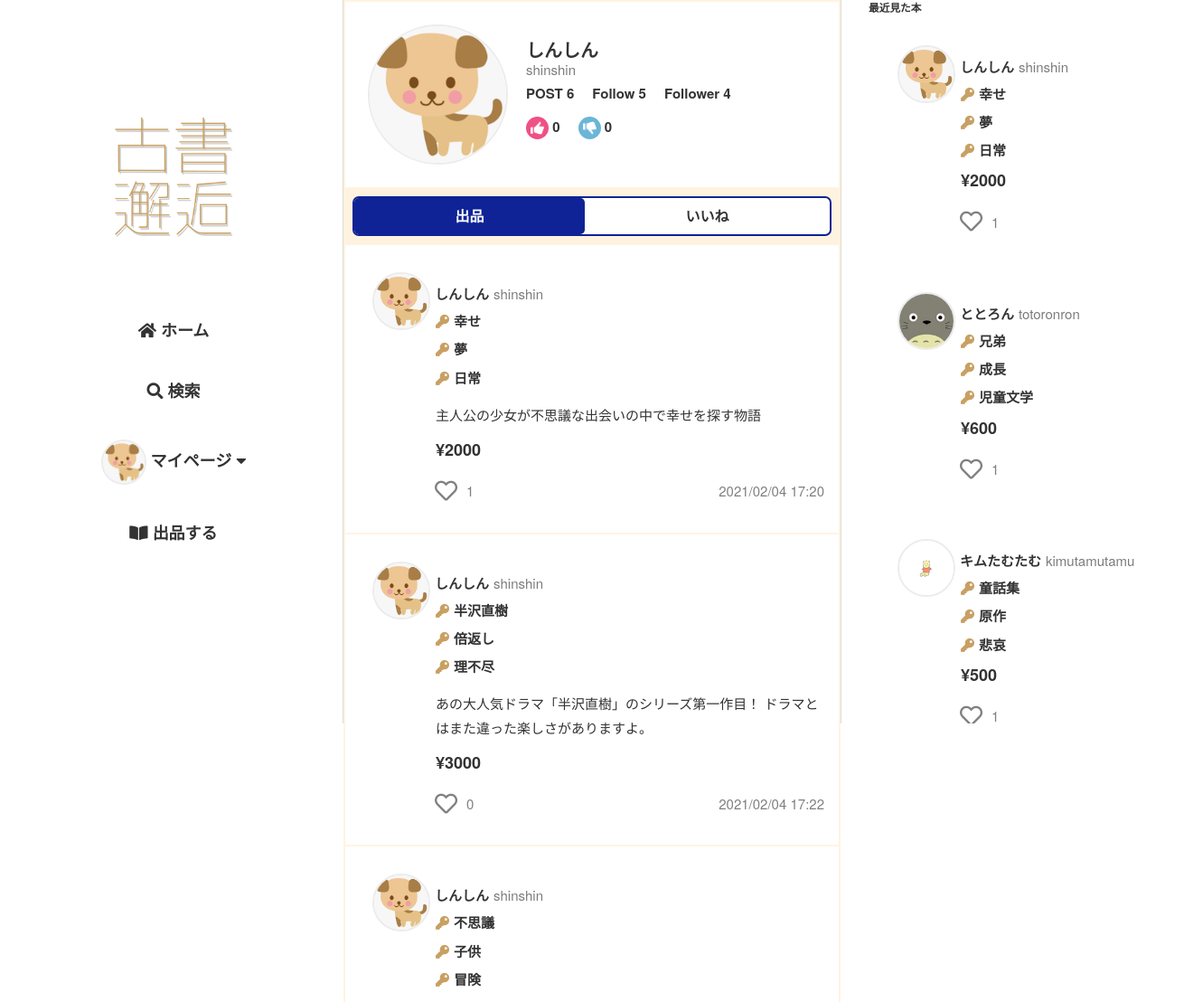
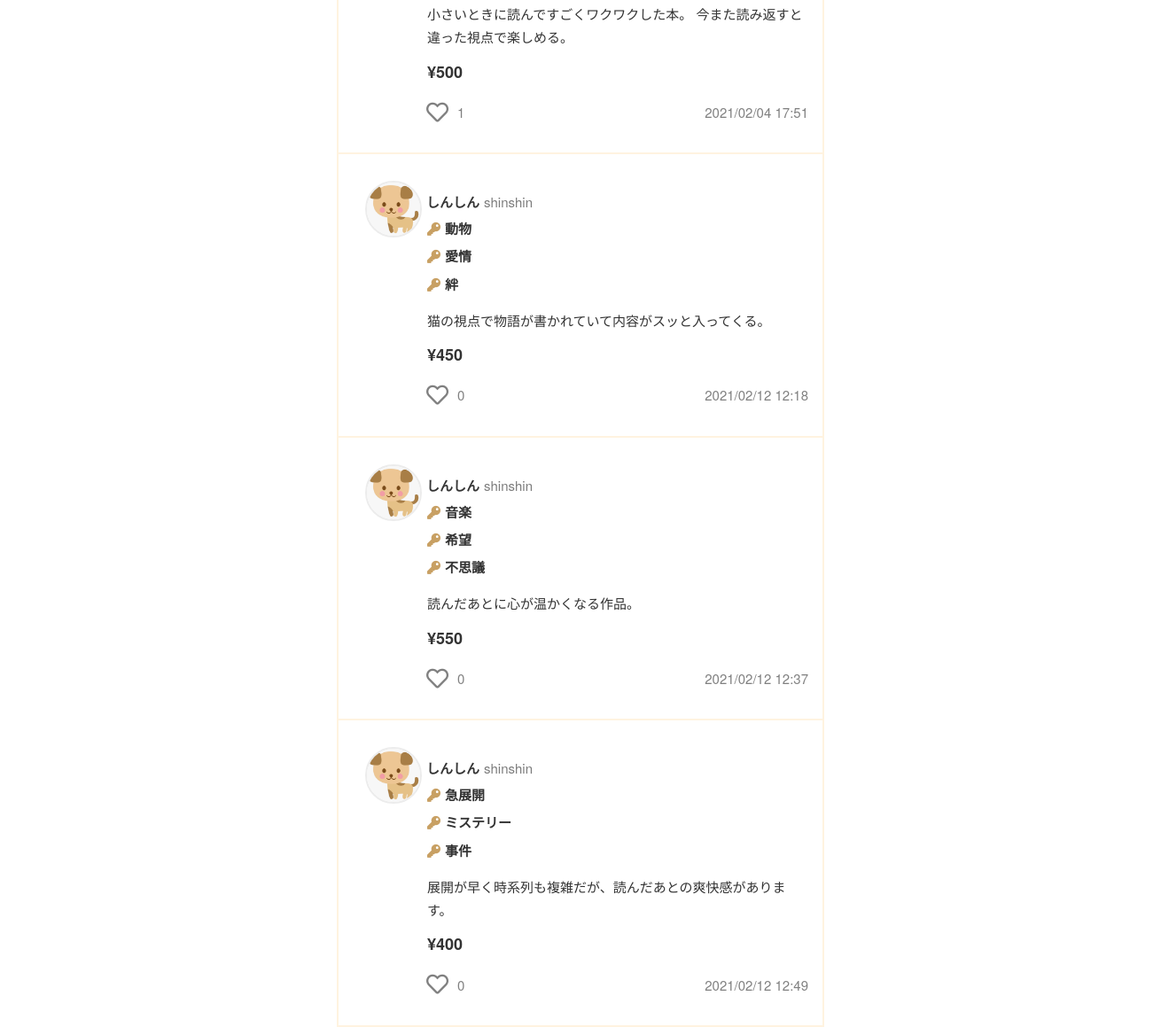
/mypage/ (signed in), run on the app's committed database (2 pictures, top to bottom).
### flmapp/models/user.py (models this page shows, shortened)
class User(UserMixin, db.Model):
    __tablename__ = 'User'
    __table_args__ = (CheckConstraint('update_at >= create_at'),)
    User_id = db.Column(db.Integer, primary_key=True)
    user_code = db.Column(db.String(64), unique=True, index=True, nullable=False)
    username = db.Column(db.String(64), index=True, nullable=False)
    email = db.Column(db.String(64), unique=True, index=True, nullable=False)
    password_hash = db.Column(db.String(128), nullable=False)
    picture_path = db.Column(db.Text, default='default.jpeg', nullable=False)
    prof_comment = db.Column(db.Text)
    default_ShippingAddress_id = db.Column(db.Integer, db.ForeignKey('ShippingAddress.ShippingAddress_id'))
    default_pay_way = db.Column(db.Integer, default=1, nullable=False)
    default_Credit_id = db.Column(db.Integer, db.ForeignKey('Credit.Credit_id'))
    is_active = db.Column(db.Boolean, default=True, nullable=True)
    create_at = db.Column(db.DateTime, default=datetime.now, nullable=False)
    update_at = db.Column(db.DateTime, default=datetime.now, nullable=False)
    def get_id(self):
        return (self.User_id)
    @property
    def password(self):
        raise AttributeError('パスワードは読み取り可能な属性ではありません。')

### flmapp/models/trade.py (models this page shows, shortened)
class Sell(db.Model):
    __tablename__ = 'Sell'
    __table_args__ = (CheckConstraint('update_at >= create_at'),)
    Sell_id = db.Column(db.Integer, primary_key=True)
    User_id = db.Column(db.Integer, db.ForeignKey('User.User_id'), nullable=False)
    sell_title = db.Column(db.String(255), nullable=False)
    key1 = db.Column(db.String(255), nullable=False)
    key2 = db.Column(db.String(255), nullable=False)
    key3 = db.Column(db.String(255), nullable=False)
    sell_comment = db.Column(db.Text, nullable=False)
    price = db.Column(db.Integer, nullable=False)
    item_picture_path = db.Column(db.Text, default='default.png', nullable=False)
    genre = db.Column(EnumType(enum_class=Genre), nullable=False)
    item_state = db.Column(EnumType(enum_class=Item_state), nullable=False)
    postage = db.Column(EnumType(enum_class=Postage), nullable=False)
    send_way = db.Column(EnumType(enum_class=Send_way), nullable=False)
    consignor = db.Column(db.String(64), nullable=False)
    schedule = db.Column(EnumType(enum_class=Schedule), nullable=False)
    remarks = db.Column(db.Text)
    deal_status = db.Column(EnumType(enum_class=Deal_status),default=Deal_status(1), nullable=False)
    sell_flg = db.Column(db.Boolean,default=True, nullable=False)
    is_active = db.Column(db.Boolean,default=True, nullable=False)
    has_sent = db.Column(db.Boolean,default=False, nullable=False)
    has_got = db.Column(db.Boolean,default=False, nullable=False)
    create_at = db.Column(db.DateTime,default=datetime.now, nullable=False)
    update_at = db.Column(db.DateTime,default=datetime.now, nullable=False)
    user = db.relationship('User', backref='sell', lazy='joined', uselist=False)
    @classmethod
    def select_sell_by_sell_id(cls, Sell_id):
        return cls.query.get(Sell_id)
    @classmethod
    def select_sell_by_user_id(cls, User_id):
        return cls.query.filter(cls.User_id==User_id).all()

### flmapp/views/mypage.py (the view)
@bp.route('/')
@login_required
def mypagetop():
    followed = UserConnect.followed_exists(current_user.User_id)
    follows = UserConnect.select_follows_by_user_id(current_user.User_id)
    good_ratings_count,bad_ratings_count = Rating.select_rate_by_user_id(current_user.User_id)
    items = Sell.select_sell_by_user_id(current_user.User_id)
    b_items = BrowsingHistory.b_history_join_sell(Sell,current_user.User_id)
    b_item_list = []
    for b_item in b_items:
        b_item_list.append(Sell.select_sell_by_sell_id(b_item.Sell_id))
    liked_list = []
    for item in items:
        liked = Likes.liked_exists(item.Sell_id)
        if liked:
            liked_list.append(item.Sell_id)
    return render_template(
        'mypage/mypage.html', followed=followed, follows_count=len(follows),
        good_ratings_count=good_ratings_count, bad_ratings_count=bad_ratings_count,
        items=items, liked_list=liked_list, post_c=len(items), b_items=b_item_list
    )

### flmapp/templates/mypage/mypage.html (shortened to what this page needs)
{% extends "base02.html" %}
{%block head %}
<link rel="stylesheet" href="{{ url_for('static', filename='css/user/userdata.css')}}">
<link rel="stylesheet" href="{{ url_for('static', filename='css/follow.css')}}">
{% endblock%}
{% block content %}
<div class="u-header">
    <div>
        <img class="u-icon" src="{{url_for('static', filename='user_image/' + current_user.picture_path)}}">
    </div>
    <div class="h-box">
        <p class="u-name">{{ current_user.username }}</p>
        <p class="u-code">{{ current_user.user_code }}</p>
        <div class="h-area-01">
            <p>POST {{ post_c }}</p>
            <p>Follow {{ follows_count }}</p>
            <p>
                Follower
                <span id="{{ current_user.User_id }}-count" class="count">
                    {{ followers_count(current_user.User_id) }}
                </span>
            </p>
        </div>
        <div class="h-area-02">
            <p>
            {{ good_ratings_count }}
            </p>
            <p>
                {{ bad_ratings_count }}
            </p>
        </div>
    </div>
</div>
<div class="user-i-tab">
    <a id="sell-tab" href="{{url_for('mypage.mypagetop')}}">出品</a>
    <a id="likes-tab" href="{{url_for('mypage.mypage_likes')}}">いいね</a>
</div>
{% for item in items %}
    <article class="item-wrap">
        <a href="{{url_for('item.itemdata', item_id=item.Sell_id)}}">
            <object><a class="u-box" href="{{url_for('user.userdata', user_code=item.user.user_code)}}">
                <img class="u-icon" src="{{url_for('static', filename='user_image/' + item.user.picture_path)}}">
                <p class="u-name">{{ item.user.username }}</p>
                <p class="u-code">{{ item.user.user_code }}</p>
            </a></object>
            <div class="i-content-area">
                <div class="k-s-box">
                    <div class="i-key">
                        <p><i class="fas fa-key"></i>{{ item.key1 }}</p>
                        <p><i class="fas fa-key"></i>{{ item.key2 }}</p>
                        <p><i class="fas fa-key"></i>{{ item.key3 }}</p>
                    </div>
                </div>
                <div class="i-comm"><p>{{ item.sell_comment }}</p></div>
            </div>
            <p><span class="i-price">¥{{ item.price }}</span></p>
            <div class="i-fotter">
                {% include "like.html" %}
                <p>{{ item.create_at.strftime('%Y/%m/%d %H:%M') }}</p>
            </div>
        </a>
    </article>
{% endfor %}
{% endblock %}
{% block content2 %}
<h3>最近見た本</h3>
{% for item in b_items %}
<article class="item-wrap">
    <a href="{{url_for('item.itemdata', item_id=item.Sell_id)}}">
        <object><a class="u-box" href="{{url_for('user.userdata', user_code=item.user.user_code)}}">
            <img class="u-icon" src="{{url_for('static', filename='user_image/' + item.user.picture_path)}}">
            <p class="u-name">{{ item.user.username }}</p>
            <p class="u-code">{{ item.user.user_code }}</p>
        </a></object>
        <div class="i-content-area">
            <div class="i-key">
                <p><i class="fas fa-key"></i>{{ item.key1 }}</p>
                <p><i class="fas fa-key"></i>{{ item.key2 }}</p>
                <p><i class="fas fa-key"></i>{{ item.key3 }}</p>
            </div>
        </div>
        <p><span class="i-price">¥{{ item.price }}</span></p>
        <div class="i-fotter">
            {% include "like.html" %}
        </div>
    </a>
</article>
{% endfor %}
{% endblock %}

### flmapp/templates/base02.html (shortened to what this page needs)
<!DOCTYPE html>
<html lang="ja">
    <head>
        <link rel="stylesheet" href="https://use.fontawesome.com/releases/v5.15.1/css/all.css">
        <link rel="stylesheet" type="text/css" href="{{ url_for('static', filename='css/sanitize.css')}}">
        <link rel="stylesheet" type="text/css" href="{{ url_for('static', filename='css/global.css')}}">
        <link rel="stylesheet" type="text/css" href="{{ url_for('static', filename='css/kosho-flame.css')}}">
        <link rel="stylesheet" type="text/css" href="{{ url_for('static', filename='css/common2.css')}}">
        <link rel="stylesheet" href="{{ url_for('static', filename='css/login_required_modal.css')}}">
        <link rel="stylesheet" href="{{ url_for('static', filename='css/like.css')}}">
        <link rel="stylesheet" href="{{ url_for('static', filename='css/item.css')}}">
        {%block head %}{% endblock%}
    </head>
    <body>
        <div class="wrap">
            <header>
                <div class="h-wrap">
                    <h1><img src="{{ url_for('static', filename='images/logo.png')}}" alt="ロゴ"></h1>
                    <nav>
                        <ul>
                            <li><a id="home" href="{{url_for('route.home')}}">
                                <i class="fas fa-home"></i>
                                ホーム
                            </a></li>
                            <li><a href="{{url_for('search.search')}}">
                                <i class="fas fa-search"></i>
                                検索
                            </a></li>
                            {% if current_user.is_authenticated %}
                                <li>
                                    <label for="check1" class="accordion-open">
                                        <img class="u-icon" src="{{url_for('static', filename='user_image/' + current_user.picture_path)}}">
                                        マイページ
                                        <i class="fas fa-caret-down"></i>
                                    </label>
                                </li>
                            {% else %}
                                <li><a href="{{url_for('auth.login')}}">
                                    ログイン
                                </a></li>
                            {% endif %}
                            <li><a href="{{url_for('sell.sell')}}">
                                <i class="fas fa-book-open"></i>
                                出品する
                            </a></li>
                        </ul>
                    </nav>
                </div>
            </header>
            <div class="container">
                {% block content %}
                {% endblock %}
            </div>
            <div class="r-content">
                <div class="r-wrap">
                    {% block content2 %}
                    {% endblock %}
                </div>
            </div>
        </div>
    </body>
</html>

### flmapp/templates/like.html (shortened to what this page needs)
<div class="like-wrap">
    <form method="POST" action="{{url_for('ajax.like_ajax')}}">
        {% if item.Sell_id in liked_list %}
            <button id="like" name="{{ item.Sell_id }}"><i class="fas fa-lg fa-heart like-btn"></i></button>
        {% else %}
            <button id="like" name="{{ item.Sell_id }}"><i class="far fa-lg fa-heart unlike-btn"></i></button>
        {% endif %}
    </form>
    <p name="{{ item.Sell_id }}-count" class="count">{{ likes_count(item.Sell_id) }}</p>
</div>

### data on the page
User: picture_path (picture), username "しんしん", user_code "shinshin"
Sell: picture_path (picture), user.username "しんしん", user.user_code "shinshin", key1 "幸せ", key2 "夢", key3 "日常", sell_comment "主人公の少女が不思議な出会いの中で幸せを探す物語", price "2000", likes_count "1", create_at "2021/02/04 17:20"
Sell: picture_path (picture), user.username "しんしん", user.user_code "shinshin", key1 "半沢直樹", key2 "倍返し", key3 "理不尽", sell_comment "あの大人気ドラマ「半沢直樹」のシリーズ第一作目！ ドラマとはまた違った楽しさがありますよ。", price "3000", likes_count "0", create_at "2021/02/04 17:22"
Sell: picture_path (picture), user.username "しんしん", user.user_code "shinshin", key1 "不思議", key2 "子供", key3 "冒険", sell_comment "小さいときに読んですごくワクワクした本。 今また読み返すと違った視点で楽しめる。", price "500", likes_count "1", create_at "2021/02/04 17:51"
Sell: picture_path (picture), user.username "しんしん", user.user_code "shinshin", key1 "動物", key2 "愛情", key3 "絆", sell_comment "猫の視点で物語が書かれていて内容がスッと入ってくる。", price "450", likes_count "0", create_at "2021/02/12 12:18"
Sell: picture_path (picture), user.username "しんしん", user.user_code "shinshin", key1 "音楽", key2 "希望", key3 "不思議", sell_comment "読んだあとに心が温かくなる作品。", price "550", likes_count "0", create_at "2021/02/12 12:37"
Sell: picture_path (picture), user.username "しんしん", user.user_code "shinshin", key1 "急展開", key2 "ミステリー", key3 "事件", sell_comment "展開が早く時系列も複雑だが、読んだあとの爽快感があります。", price "400", likes_count "0", create_at "2021/02/12 12:49"
Sell: picture_path (picture), user.username "ととろん", user.user_code "totoronron", key1 "兄弟", key2 "成長", key3 "児童文学", price "600", likes_count "1"
Sell: picture_path (picture), user.username "キムたむたむ", user.user_code "kimutamutamu", key1 "童話集", key2 "原作", key3 "悲哀", price "500", likes_count "1"

### other printed values
{{ post_c }} "6"
{{ follows_count }} "5"
{{ followers_count(current_user.User_id) }} "4"
{{ good_ratings_count }} "0"
{{ bad_ratings_count }} "0"
